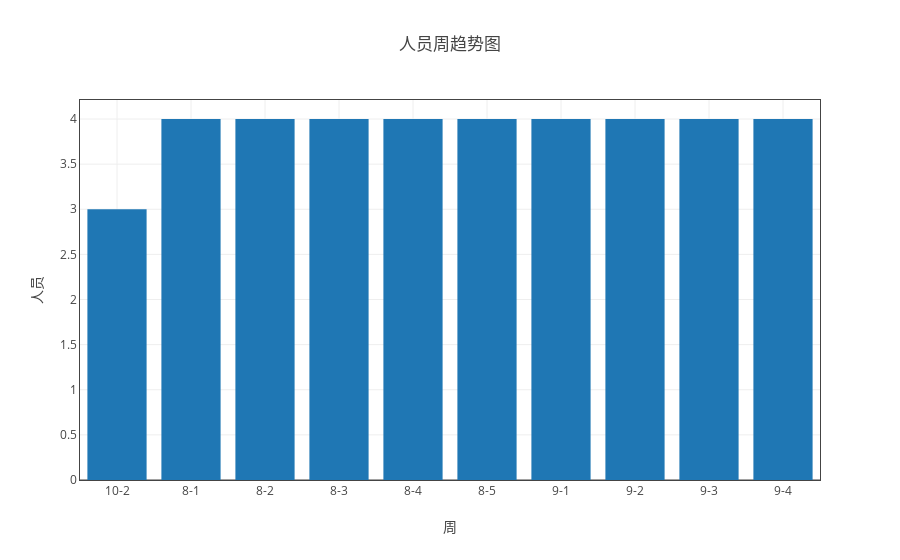
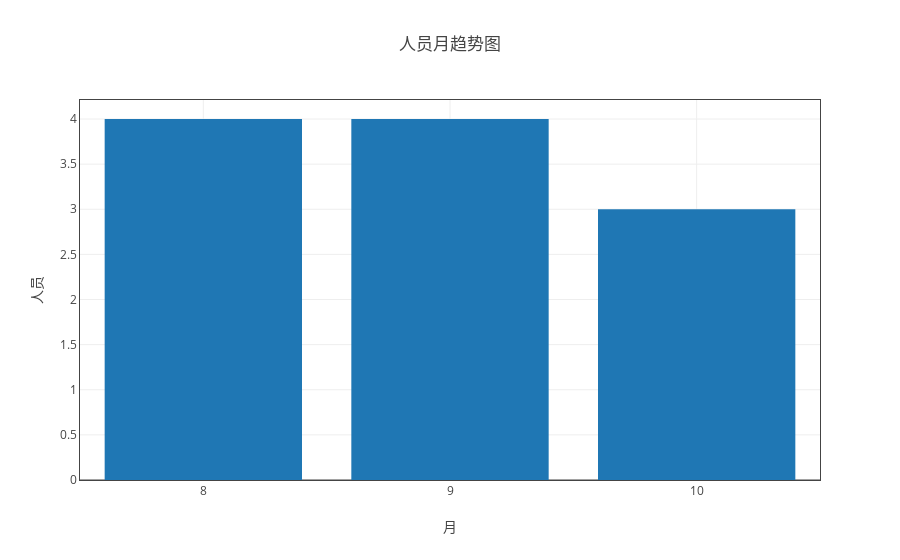

Notebook code for these charts, in order:
### Markdown cell above
## 整体人员情况

### Code cell
ss = myModule.format(all_df1 ,"日期（格式“月-周次”）" ,['人员'])
tt = myModule.myPlot(ss.groupby('count'))
tt.plot('bar')

ss = myModule.format(all_df1 ,"month" ,['人员'] )
ss.get_average_by('日期（格式“月-周次”）')
tt = myModule.myPlot(ss.groupby("count") )# ,"日期（格式“月-周次”）" ,['人员'])
tt.plot('bar',tag='月')

### Figure 1 — Plotly figure (JSON) as saved in the notebook; plotly's stock layout.template omitted (floating-point values rounded to 4 significant figures)
{"data": [{"name": "人员", "type": "bar", "uid": "ad1dfce6-d1e5-11e8-8ddb-a41f72875c19", "x": ["10-2", "8-1", "8-2", "8-3", "8-4", "8-5", "9-1", "9-2", "9-3", "9-4"], "y": [3, 4, 4, 4, 4, 4, 4, 4, 4, 4]}], "layout": {"title": "人员周趋势图", "xaxis": {"mirror": "all", "nticks": 20, "showgrid": true, "showline": true, "title": "周", "type": "category", "zeroline": true}, "yaxis": {"mirror": "all", "nticks": 20, "showgrid": true, "showline": true, "title": "人员", "zeroline": true}}}

### Figure 2 — Plotly figure (JSON) as saved in the notebook; plotly's stock layout.template omitted (floating-point values rounded to 4 significant figures)
{"data": [{"name": "人员", "type": "bar", "uid": "ad1dfce7-d1e5-11e8-8ddb-a41f72875c19", "x": [8, 9, 10], "y": [4, 4, 3]}], "layout": {"title": "人员月趋势图", "xaxis": {"mirror": "all", "nticks": 20, "showgrid": true, "showline": true, "title": "月", "type": "category", "zeroline": true}, "yaxis": {"mirror": "all", "nticks": 20, "showgrid": true, "showline": true, "title": "人员", "zeroline": true}}}
